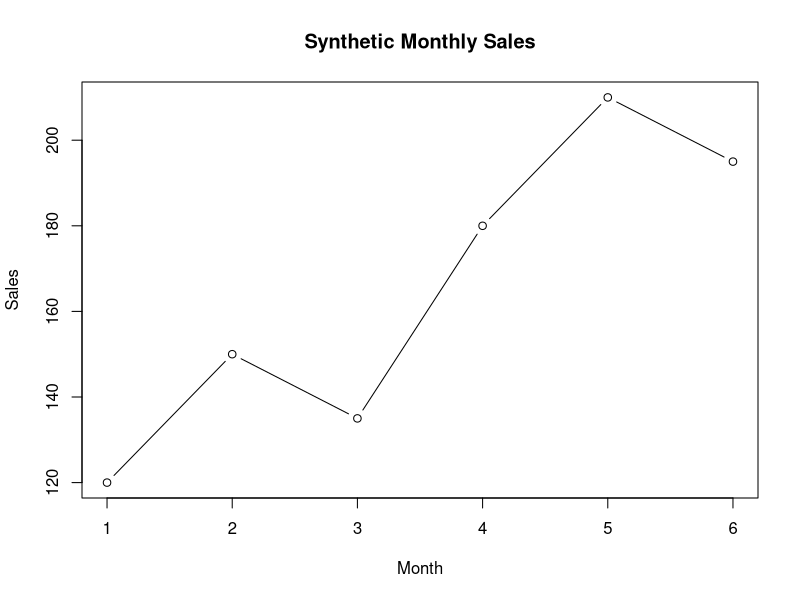

Write R code to recreate this figure.
# Technical Analysis - Synthetic Sales Data
# BDA400 Assignment 1

# Create a synthetic dataset
sales_data <- data.frame(
  Month = c("January", "February", "March", "April", "May", "June"),
  Sales = c(120, 150, 135, 180, 210, 195),
  Expenses = c(80, 95, 90, 110, 125, 120)
)

# Display the dataset
print(sales_data)

# Calculate profit
sales_data$Profit <- sales_data$Sales - sales_data$Expenses

# Display summary statistics
summary(sales_data)

# Calculate average sales and profit
average_sales <- mean(sales_data$Sales)
average_profit <- mean(sales_data$Profit)

print(average_sales)
print(average_profit)

# Create a basic sales chart
plot(
  sales_data$Sales,
  type = "b",
  main = "Synthetic Monthly Sales",
  xlab = "Month",
  ylab = "Sales"
)
